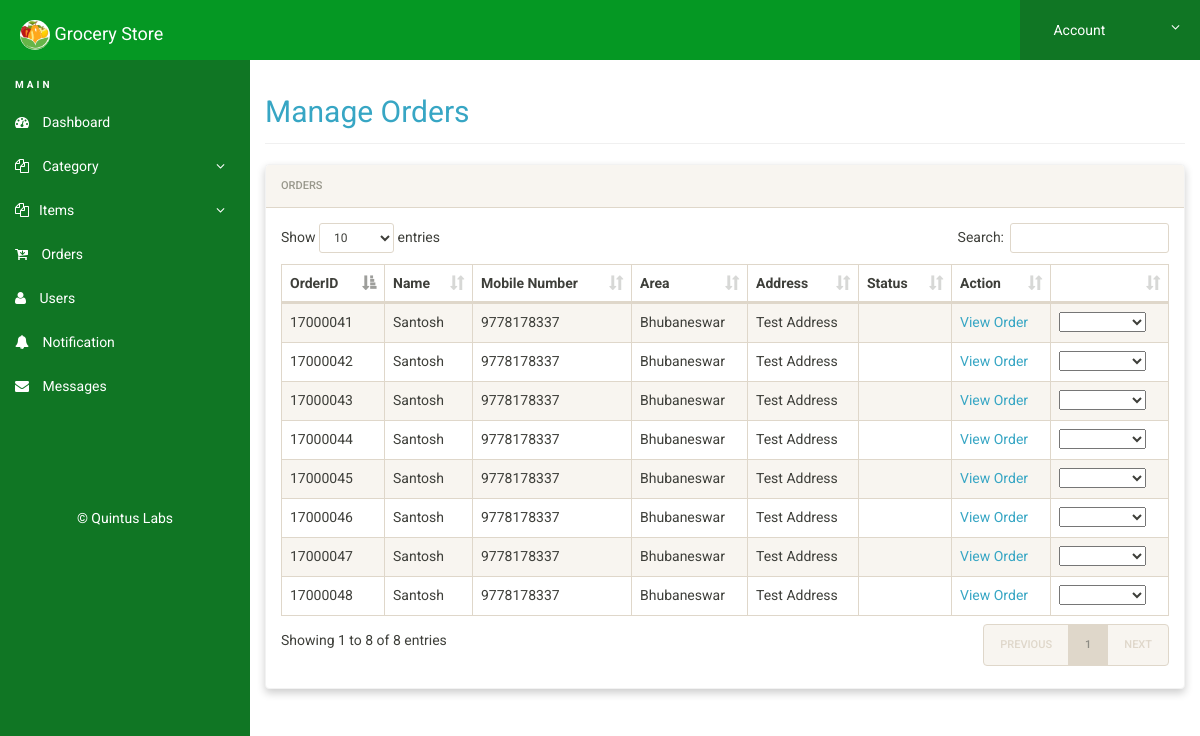
Page /admin/manage-orders.php (signed in) on the earlier database version.
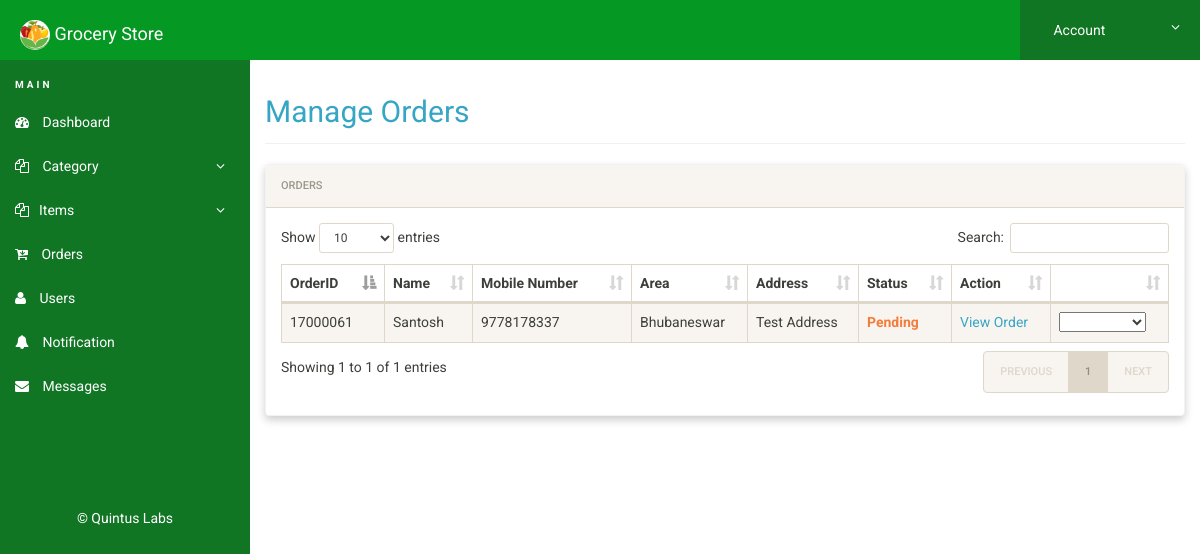
Same page on the later database version.
### tables this page shows
CREATE TABLE `orders` (
  `id` int(11) NOT NULL,
  `fname` varchar(100) NOT NULL,
  `lname` varchar(100) NOT NULL,
  `mobile` varchar(25) NOT NULL,
  `area` varchar(100) NOT NULL,
  `address` varchar(500) NOT NULL,
  `status` varchar(50) NOT NULL,
  `user_id` varchar(11) NOT NULL,
  `date` timestamp NOT NULL DEFAULT current_timestamp() ON UPDATE current_timestamp(),
  `total` varchar(20) NOT NULL
);

### admin/manage-orders.php (the view, shortened to what this page needs)
<?php
include('includes/config.php');
if(strlen($_SESSION['alogin'])==0)
	{
header('location:index.php');
}
else{
 ?>
<!doctype html>
<html lang="en" class="no-js">
<head>
	<link rel="stylesheet" href="css/font-awesome.min.css">
	<link rel="stylesheet" href="css/bootstrap.min.css">
	<link rel="stylesheet" href="css/dataTables.bootstrap.min.css">
	<link rel="stylesheet" href="css/bootstrap-social.css">
	<link rel="stylesheet" href="css/bootstrap-select.css">
	<link rel="stylesheet" href="css/fileinput.min.css">
	<link rel="stylesheet" href="css/awesome-bootstrap-checkbox.css">
	<link rel="stylesheet" href="css/style.css">
</head>
<body>
	<?php include('includes/header.php');?>
	<div class="ts-main-content">
		<?php include('includes/leftbar.php');?>
		<div class="content-wrapper">
			<div class="container-fluid">
				<div class="row">
					<div class="col-md-12">
						<h2 class="page-title"><a href="manage-orders.php">Manage Orders </a></h2>
						<div class="panel panel-default">
							<div class="panel-heading">Orders</div>
							<div class="panel-body">
								<table id="zctb" class="display table table-striped table-bordered table-hover" cellspacing="0" width="100%">
									<thead>
										<tr>
										<th>OrderID</th>
										<th>Name</th>
										<th>Mobile Number</th>
										<th>Area</th>
										<th>Address</th>
										<th>Status</th>
										<th>Action</th>
										<th></th>
										</tr>
									</thead>
									<tbody>
<?php $sql = "SELECT * from orders";
$query = $dbh -> prepare($sql);
$query->execute();
$results=$query->fetchAll(PDO::FETCH_OBJ);
$cnt=1;
if($query->rowCount() > 0)
{
foreach($results as $result)
{				?>
										<tr>
											<td><?php echo htmlentities($result->id);?></td>
											<td><?php echo htmlentities($result->fname);?> <?php echo htmlentities($result->lname);?></td>
											<td><?php echo htmlentities($result->mobile);?></td>
											<td><?php echo htmlentities($result->area);?></td>
											<td><?php echo htmlentities($result->address);?></td>
											<td><b class="text-warning"><?php echo htmlentities($result->status);?></b></td>
											<td><a href="view-order.php?orderid=<?php echo $result->id;?>" >View Order</a></td>
											<td>
<select onchange="location = this.value;">
  <option></option>
  <option value="manage-orders.php?confirmid=<?php echo $result->id;?>">Confirmed</option>
</select></td>
										</tr>
										<?php $cnt=$cnt+1; }} ?>
									</tbody>
								</table>
							</div>
						</div>
					</div>
				</div>
			</div>
		</div>
	</div>
</body>
</html>
<?php } ?>

### admin/includes/header.php (shortened to what this page needs)
<div class="brand clearfix">
<h4 class="pull-left text-white" style="margin:20px 0px 0px 20px"><img src="img/logo.png" class="logo"> Grocery Store</h4>
		<ul class="ts-profile-nav">
			<li class="ts-account">
				<a href="#"><img src="img/ts-avatar.jpg" class="ts-avatar hidden-side" alt=""> Account <i class="fa fa-angle-down hidden-side"></i></a>
			</li>
		</ul>
	</div>

### admin/includes/leftbar.php (shortened to what this page needs)
<nav class="ts-sidebar">
  <ul class="ts-sidebar-menu">
    <li class="ts-label">Main
    </li>
    <li>
      <a href="dashboard.php">
        <i class="fa fa-dashboard">
        </i> Dashboard
      </a>
    </li>
    <li>
      <a href="#">
        <i class="fa fa-files-o">
        </i> Category
      </a>
    </li>
    <li>
      <a href="#">
        <i class="fa fa-files-o">
        </i>Items
      </a>
    </li>
    <li>
      <a href="manage-orders.php">
        <i class="fa fa-cart-arrow-down">
        </i> Orders
      </a>
    </li>
    <li>
      <a href="manage-user.php">
        <i class="fa fa-user">
        </i>  Users
      </a>
    </li>
	<li>
      <a href="notification.php">
        <i class="fa fa-bell">
        </i>  Notification
      </a>
    </li>
	<li>
      <a href="message.php">
        <i class="fa fa-envelope">
        </i>  Messages
      </a>
    </li>
  </ul>
  <p class="text-center" style="color:#ffffff; margin-top: 100px;">© Quintus Labs
  </p>
</nav>

### admin/css/style.css (style rules this page uses)
html { font-size: 14px; }
@media only screen and (min-width: 480px) { html { font-size: 17px; } }
@media only screen and (min-width: 768px) { html { font-size: 14px; } }
@media only screen and (min-width: 1024px) { p { font-size: 1em; margin-bottom: 1.8em; } }
body { font-size: 1em; }
a { color: #37a6c4; }
.panel { overflow: hidden; }
.text-white, .text-light { color: #fff !important; }
ul, li { margin: 0; padding: 0; list-style: none; }
.page-title { padding-bottom: 15px; margin-bottom: 20px; border-bottom: 1px solid #f0f0f0; }
.brand { background: #059823; position: relative; z-index: 3; position: fixed; width: 100%; top: 0; }
@media only screen and (min-width: 992px) { .brand .logo { width: 250px; } }
.brand .ts-profile-nav { float: right; display: none; }
.brand .ts-profile-nav li { float: left; position: relative; }
.brand .ts-profile-nav li a { display: block; padding: 20px; color: #fff; }
.brand .ts-profile-nav .ts-account .fa-angle-down { float: right; }
.brand .ts-profile-nav .ts-account > a { width: 180px; background: #107624; }
@media only screen and (min-width: 992px) { .brand .ts-profile-nav { display: block; } }
.ts-sidebar { background: #107624; max-height: 0; transition: max-height 0.3s; overflow: hidden; position: fixed; z-index: 2; width: 100%; bottom: 0; top: 60px; overflow-y: auto; }
@media only screen and (min-width: 992px) { .ts-sidebar { max-height: 100%; bottom: 0; } }
.ts-sidebar-menu .ts-label { color: #ffffff; font-weight: bold; padding: 8px 15px; text-transform: uppercase; font-size: 10px; letter-spacing: 3px; margin-top: 10px; }
.ts-sidebar-menu a { display: block; text-decoration: none; padding: 12px 15px; color: #fff; }
.ts-sidebar-menu li { position: relative; }
.ts-sidebar-menu li i { color: #ffffff; margin-right: 10px; }
.ts-main-content .content-wrapper { padding-top: 15px; margin-top: 60px; }
@media only screen and (min-width: 992px) { .ts-main-content .ts-sidebar { width: 250px; float: left; } }
@media only screen and (min-width: 992px) { .ts-main-content .content-wrapper { margin-left: 250px; } }
.panel-default { border-color: #f2f2f2; }
.panel { margin-bottom: 20px; background-color: #ffffff; border-radius: 4px; box-shadow: 0 4px 8px 0 rgba(0,0,0,0.2); }
.panel-heading { padding: 10px 15px; }
.brand .logo { width: 30px; border-radius: 50%; }

Differences in the rows shown:
removed orders: id "17000041", fname "Santosh", mobile "9778178337", area "Bhubaneswar", address "Test Address"
removed orders: id "17000042", fname "Santosh", mobile "9778178337", area "Bhubaneswar", address "Test Address"
removed orders: id "17000043", fname "Santosh", mobile "9778178337", area "Bhubaneswar", address "Test Address"
removed orders: id "17000044", fname "Santosh", mobile "9778178337", area "Bhubaneswar", address "Test Address"
removed orders: id "17000045", fname "Santosh", mobile "9778178337", area "Bhubaneswar", address "Test Address"
removed orders: id "17000046", fname "Santosh", mobile "9778178337", area "Bhubaneswar", address "Test Address"
removed orders: id "17000047", fname "Santosh", mobile "9778178337", area "Bhubaneswar", address "Test Address"
removed orders: id "17000048", fname "Santosh", mobile "9778178337", area "Bhubaneswar", address "Test Address"
added orders: id "17000061", fname "Santosh", mobile "9778178337", area "Bhubaneswar", address "Test Address", status "Pending"
Other differences:
text written by a page script: "Show entries Search: Showing 1 to 8 of 8 entries PREVIOUS 1 NEXT" → "Show entries Search: Showing 1 to 1 of 1 entries PREVIOUS 1 NEXT"
